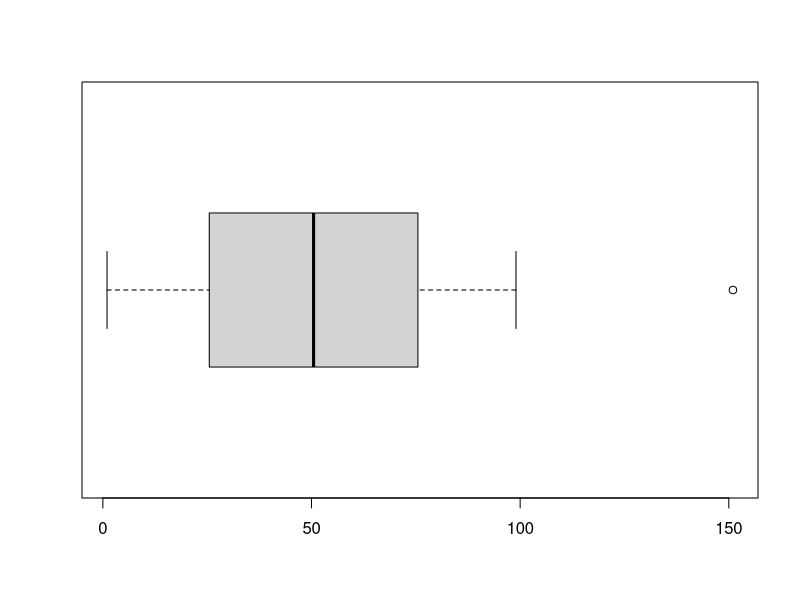

Source code (R):
x=c(1:99,151)
boxplot(x,horizontal = TRUE)
q2=median(x)
length(x)
q1=median(x[1:50])
q3=median(x[51:100])
i=q3-q1
wl=q1-1.5*i
wr=q3+1.5*i
